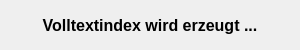
<?xml version="1.0" encoding="UTF-8"?>
<ui version="4.0">
 <class>Dialog</class>
 <widget class="QDialog" name="Dialog">
  <property name="windowModality">
   <enum>Qt::NonModal</enum>
  </property>
  <property name="geometry">
   <rect>
    <x>0</x>
    <y>0</y>
    <width>300</width>
    <height>50</height>
   </rect>
  </property>
  <property name="contextMenuPolicy">
   <enum>Qt::NoContextMenu</enum>
  </property>
  <property name="windowTitle">
   <string>Dialog</string>
  </property>
  <layout class="QGridLayout" name="gridLayout">
   <item row="0" column="0">
    <widget class="QLabel" name="label">
     <property name="font">
      <font>
       <pointsize>12</pointsize>
       <weight>75</weight>
       <bold>true</bold>
      </font>
     </property>
     <property name="text">
      <string>Volltextindex wird erzeugt ...</string>
     </property>
     <property name="alignment">
      <set>Qt::AlignCenter</set>
     </property>
    </widget>
   </item>
  </layout>
 </widget>
 <resources/>
 <connections/>
</ui>
